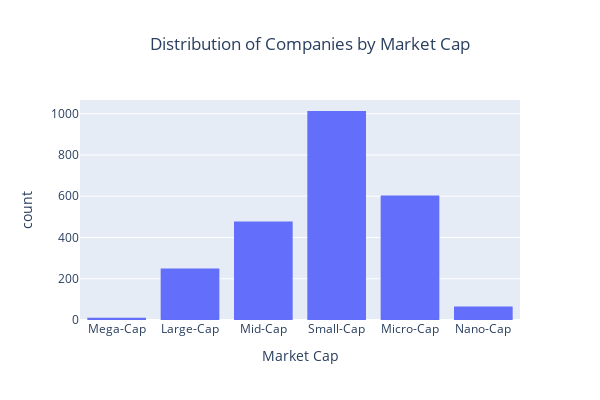

The code cell stored with this chart in its notebook:
### Markdown cell above
### Market Cap

### Code cell
plot_categorical_dist('Market Cap')

### Figure 1 — Plotly figure (JSON) as saved in the notebook; plotly's stock layout.template omitted (floating-point values rounded to 4 significant figures; data arrays with more than 128 entries replaced by an {"elided": "..."} marker saying what was removed)
{"data": [{"bingroup": "x", "histfunc": "count", "hovertemplate": "Market Cap=%{x}<br>count=%{y}<extra></extra>", "legendgroup": "", "marker": {"color": "#636efa", "pattern": {"shape": ""}}, "name": "", "orientation": "v", "showlegend": false, "type": "histogram", "x": {"elided": "2421 str values"}, "xaxis": "x", "y": {"elided": "2421 str values"}, "yaxis": "y"}], "layout": {"barmode": "relative", "height": 400, "legend": {"tracegroupgap": 0}, "title": {"pad": {"l": 120}, "text": "Distribution of Companies by Market Cap"}, "width": 600, "xaxis": {"anchor": "y", "domain": [0, 1], "title": {"text": "Market Cap"}}, "yaxis": {"anchor": "x", "domain": [0, 1], "title": {"text": "count"}}}}
